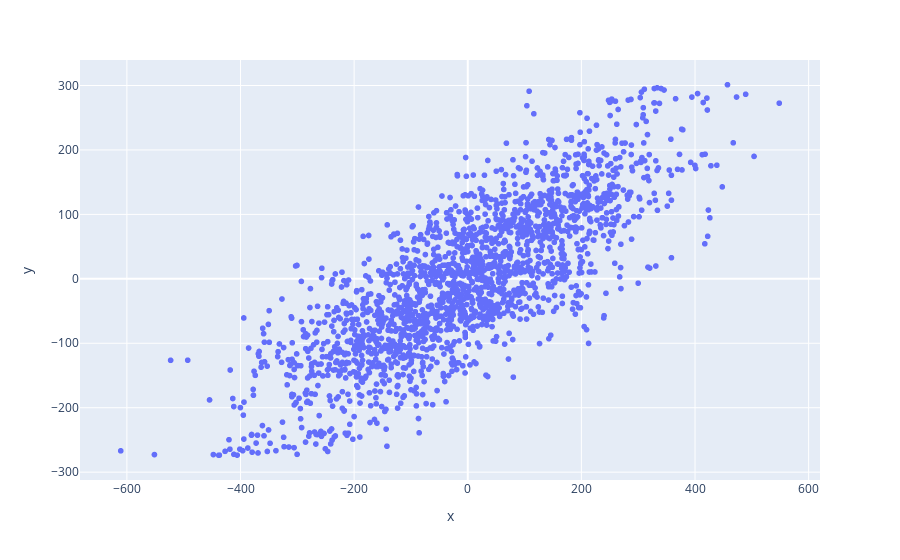

The code cell stored with this chart in its notebook:
### Code cell
fig = px.scatter(x = y_test,y = y_pred_plain)
fig.show()

### Figure 1 — Plotly figure (JSON) as saved in the notebook; plotly's stock layout.template omitted (floating-point values rounded to 4 significant figures; data arrays with more than 128 entries replaced by an {"elided": "..."} marker saying what was removed)
{"data": [{"hovertemplate": "x=%{x}<br>y=%{y}<extra></extra>", "legendgroup": "", "marker": {"color": "#636efa", "symbol": "circle"}, "mode": "markers", "name": "", "showlegend": false, "type": "scattergl", "x": {"elided": "2000 float values"}, "xaxis": "x", "y": {"elided": "2000 float values"}, "yaxis": "y"}], "layout": {"legend": {"tracegroupgap": 0}, "margin": {"t": 60}, "xaxis": {"anchor": "y", "domain": [0, 1], "title": {"text": "x"}}, "yaxis": {"anchor": "x", "domain": [0, 1], "title": {"text": "y"}}}}
